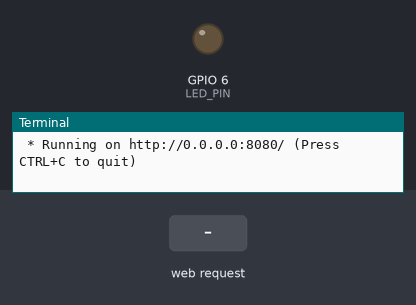
A program run on a simulated Raspberry Pi (BCM pin numbers). Parts: output pins drawn as LEDs (lit = HIGH), the last lines printed to the terminal. The inputs (shaded band) are chosen by the test bench. The clock reads 2024-03-15 10:24:30 at power-on unless the program sets it.

Above: at 1.2 s.
1.3 s: HTTP request for /led/on received
At 2.5 s:
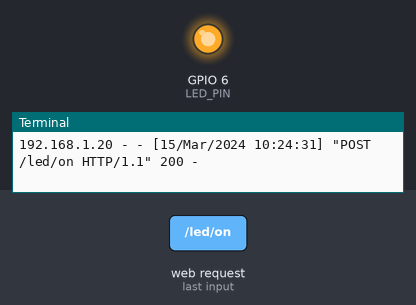
2.8 s: HTTP request for / received
4.3 s: HTTP request for /button received
Timing chart, 0 to 7.3 s (numbered marks = the images above; inputs shaded):
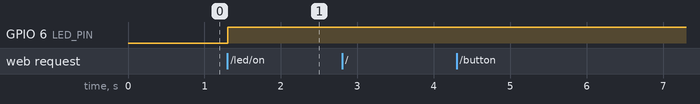

The program:

buttonLED.py
```python
from flask import Flask, request, render_template
import RPi.GPIO as GPIO

app=Flask(__name__)

LED_PIN=6
GPIO.setmode(GPIO.BCM)
GPIO.setup(LED_PIN, GPIO.OUT)

@app.route('/')
def home():
	return "Hello Flask"

@app.route('/button')
def get():
	return render_template('button.html')

@app.route('/led/on', methods=['POST'])
def led_on():
	GPIO.output(LED_PIN,GPIO.HIGH)
	return render_template('button.html')

@app.route('/led/off',methods=['POST'])
def led_off():
	GPIO.output(LED_PIN,GPIO.LOW)
	return render_template('button.html')

if __name__=="__main__":
	app.run(host='0.0.0.0', port='8080', debug=True)
```

Measured:
- after the input at 1.3 s, GPIO 6 (LED_PIN): LOW → HIGH at once
